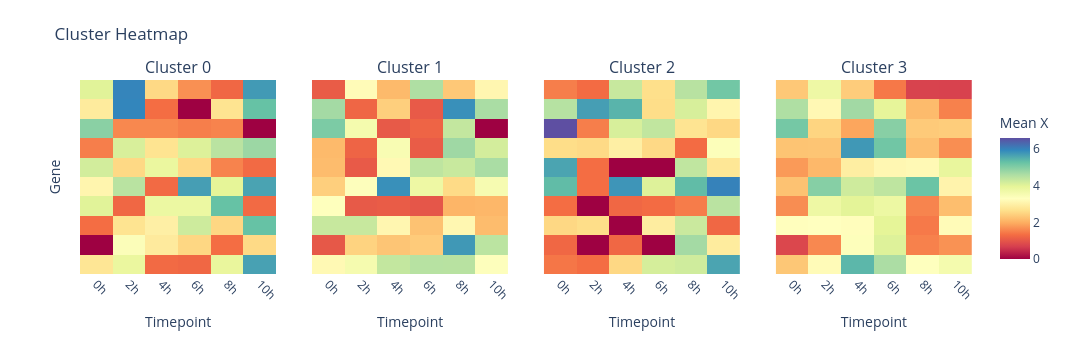

The cell this chart's notebook holds for it:
### Markdown cell above
To further understand why certain trajectories cluster together, plotting the **per-cluster heatmap** on the mean gene expression across trajectories against trajectory timepoint provides an overview on the transcriptional program and shared behaviour within each cluster.

### Code cell
# Visualize per-cluster heatmap

hda.visualize.heatmap_cluster(
    data=subset_top10,
    cluster=cl_kmeans_traj20,
    key="X",
    kind="trajectory",
    trajectory_id=top_20_traj
)

### Figure 1 — Plotly figure (JSON) as saved in the notebook; plotly's stock layout.template omitted (floating-point values rounded to 4 significant figures)
{"data": [{"colorscale": [[0, "rgb(158,1,66)"], [0.1, "rgb(213,62,79)"], [0.2, "rgb(244,109,67)"], [0.3, "rgb(253,174,97)"], [0.4, "rgb(254,224,139)"], [0.5, "rgb(255,255,191)"], [0.6, "rgb(230,245,152)"], [0.7, "rgb(171,221,164)"], [0.8, "rgb(102,194,165)"], [0.9, "rgb(50,136,189)"], [1, "rgb(94,79,162)"]], "hovertemplate": "<b>Gene</b>: %{y}<br><b>Timepoint</b>: %{x}<br><b>Mean X</b>: %{z:.4f}<extra></extra>", "showscale": false, "type": "heatmap", "x": ["0h", "2h", "4h", "6h", "8h", "10h"], "xaxis": "x", "y": ["YOD1", "SGK1", "PARD6B", "SMAD7", "KLF6", "KLF10", "CEBPD", "PLK2", "ADM", "GRPEL2"], "yaxis": "y", "z": [[2.752, 3.815, 1.268, 1.235, 3.844, 5.627], [0.0, 3.386, 2.845, 2.5, 1.311, 2.547], [1.311, 2.705, 2.95, 4.215, 2.5, 5.252], [3.987, 1.235, 3.768, 3.768, 5.252, 1.268], [3.065, 4.434, 1.264, 5.653, 3.941, 5.597], [4.156, 2.533, 3.811, 2.533, 1.538, 1.268], [1.484, 4.089, 2.705, 4.042, 4.43, 4.732], [4.91, 1.585, 1.58, 1.484, 1.538, 0.0], [2.85, 5.927, 1.311, 0.0, 2.705, 5.252], [3.987, 5.942, 2.533, 1.669, 1.235, 5.698]], "zmax": 6.56, "zmin": 0}, {"colorscale": [[0, "rgb(158,1,66)"], [0.1, "rgb(213,62,79)"], [0.2, "rgb(244,109,67)"], [0.3, "rgb(253,174,97)"], [0.4, "rgb(254,224,139)"], [0.5, "rgb(255,255,191)"], [0.6, "rgb(230,245,152)"], [0.7, "rgb(171,221,164)"], [0.8, "rgb(102,194,165)"], [0.9, "rgb(50,136,189)"], [1, "rgb(94,79,162)"]], "hovertemplate": "<b>Gene</b>: %{y}<br><b>Timepoint</b>: %{x}<br><b>Mean X</b>: %{z:.4f}<extra></extra>", "showscale": false, "type": "heatmap", "x": ["0h", "2h", "4h", "6h", "8h", "10h"], "xaxis": "x2", "y": ["YOD1", "SGK1", "PARD6B", "SMAD7", "KLF6", "KLF10", "CEBPD", "PLK2", "ADM", "GRPEL2"], "yaxis": "y2", "z": [[3.145, 3.552, 4.325, 4.463, 4.445, 3.339], [1.015, 2.448, 2.275, 2.354, 5.724, 4.411], [4.28, 4.28, 3.093, 2.234, 3.105, 2.149], [3.31, 1.042, 1.082, 0.9966, 2.064, 2.091], [2.403, 3.337, 5.817, 3.726, 2.564, 3.519], [2.149, 1.049, 3.145, 4.378, 4.273, 4.597], [2.131, 1.18, 3.475, 1.082, 4.71, 4.142], [5.04, 3.564, 1.042, 1.187, 4.325, 0.0], [4.654, 1.215, 2.4, 1.049, 5.817, 4.601], [1.082, 3.191, 2.131, 4.544, 2.315, 3.087]], "zmax": 6.56, "zmin": 0}, {"colorscale": [[0, "rgb(158,1,66)"], [0.1, "rgb(213,62,79)"], [0.2, "rgb(244,109,67)"], [0.3, "rgb(253,174,97)"], [0.4, "rgb(254,224,139)"], [0.5, "rgb(255,255,191)"], [0.6, "rgb(230,245,152)"], [0.7, "rgb(171,221,164)"], [0.8, "rgb(102,194,165)"], [0.9, "rgb(50,136,189)"], [1, "rgb(94,79,162)"]], "hovertemplate": "<b>Gene</b>: %{y}<br><b>Timepoint</b>: %{x}<br><b>Mean X</b>: %{z:.4f}<extra></extra>", "showscale": false, "type": "heatmap", "x": ["0h", "2h", "4h", "6h", "8h", "10h"], "xaxis": "x3", "y": ["YOD1", "SGK1", "PARD6B", "SMAD7", "KLF6", "KLF10", "CEBPD", "PLK2", "ADM", "GRPEL2"], "yaxis": "y3", "z": [[1.404, 1.307, 2.521, 4.123, 4.195, 5.585], [1.232, 0.0, 1.232, 0.0, 4.658, 2.869], [2.521, 2.596, 0.0, 2.892, 4.252, 1.232], [1.311, 0.0, 1.232, 1.289, 1.461, 4.425], [5.311, 1.311, 5.758, 4.022, 5.311, 5.969], [5.585, 1.311, 0.0, 0.0, 4.353, 2.768], [2.596, 2.543, 2.944, 2.538, 1.289, 3.365], [6.56, 1.484, 4.101, 4.345, 2.711, 2.521], [4.469, 5.657, 5.412, 2.596, 4.105, 3.068], [1.479, 1.289, 4.278, 2.618, 4.451, 5.139]], "zmax": 6.56, "zmin": 0}, {"colorbar": {"len": 0.85, "title": {"text": "Mean X"}, "y": 0.45}, "colorscale": [[0, "rgb(158,1,66)"], [0.1, "rgb(213,62,79)"], [0.2, "rgb(244,109,67)"], [0.3, "rgb(253,174,97)"], [0.4, "rgb(254,224,139)"], [0.5, "rgb(255,255,191)"], [0.6, "rgb(230,245,152)"], [0.7, "rgb(171,221,164)"], [0.8, "rgb(102,194,165)"], [0.9, "rgb(50,136,189)"], [1, "rgb(94,79,162)"]], "hovertemplate": "<b>Gene</b>: %{y}<br><b>Timepoint</b>: %{x}<br><b>Mean X</b>: %{z:.4f}<extra></extra>", "showscale": true, "type": "heatmap", "x": ["0h", "2h", "4h", "6h", "8h", "10h"], "xaxis": "x4", "y": ["YOD1", "SGK1", "PARD6B", "SMAD7", "KLF6", "KLF10", "CEBPD", "PLK2", "ADM", "GRPEL2"], "yaxis": "y4", "z": [[2.293, 3.192, 5.373, 4.58, 3.3, 3.57], [0.7841, 1.587, 3.343, 4.028, 1.511, 1.69], [3.252, 3.275, 3.243, 3.938, 1.435, 3.19], [1.635, 3.726, 3.96, 3.748, 1.542, 2.179], [2.234, 4.942, 4.207, 4.38, 5.196, 3.036], [1.766, 2.104, 2.915, 3.121, 3.152, 3.856], [2.252, 2.269, 5.726, 5.14, 2.197, 1.643], [5.107, 2.476, 1.888, 4.928, 2.341, 2.377], [4.547, 3.135, 4.681, 3.911, 2.135, 1.517], [2.31, 3.722, 2.368, 1.427, 0.7271, 0.7182]], "zmax": 6.56, "zmin": 0}], "layout": {"annotations": [{"font": {"size": 16}, "showarrow": false, "text": "Cluster 0", "x": 0.11, "xanchor": "center", "xref": "paper", "y": 1, "yanchor": "bottom", "yref": "paper"}, {"font": {"size": 16}, "showarrow": false, "text": "Cluster 1", "x": 0.37, "xanchor": "center", "xref": "paper", "y": 1, "yanchor": "bottom", "yref": "paper"}, {"font": {"size": 16}, "showarrow": false, "text": "Cluster 2", "x": 0.63, "xanchor": "center", "xref": "paper", "y": 1, "yanchor": "bottom", "yref": "paper"}, {"font": {"size": 16}, "showarrow": false, "text": "Cluster 3", "x": 0.89, "xanchor": "center", "xref": "paper", "y": 1, "yanchor": "bottom", "yref": "paper"}], "height": 340, "margin": {"b": 60, "l": 80, "r": 120, "t": 80}, "paper_bgcolor": "white", "plot_bgcolor": "white", "title": {"text": "Cluster Heatmap"}, "width": 1275, "xaxis": {"anchor": "y", "domain": [0, 0.22], "tickangle": 45, "title": {"text": "Timepoint"}}, "xaxis2": {"anchor": "y2", "domain": [0.26, 0.48], "tickangle": 45, "title": {"text": "Timepoint"}}, "xaxis3": {"anchor": "y3", "domain": [0.52, 0.74], "tickangle": 45, "title": {"text": "Timepoint"}}, "xaxis4": {"anchor": "y4", "domain": [0.78, 1], "tickangle": 45, "title": {"text": "Timepoint"}}, "yaxis": {"anchor": "x", "domain": [0, 1], "showticklabels": false, "title": {"text": "Gene"}}, "yaxis2": {"anchor": "x2", "domain": [0, 1], "showticklabels": false, "title": {"text": ""}}, "yaxis3": {"anchor": "x3", "domain": [0, 1], "showticklabels": false, "title": {"text": ""}}, "yaxis4": {"anchor": "x4", "domain": [0, 1], "showticklabels": false, "title": {"text": ""}}}}
